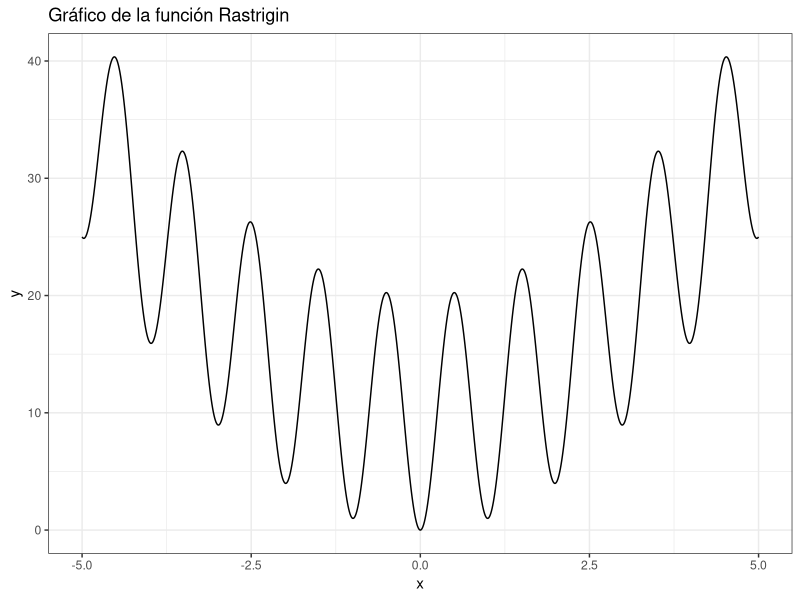
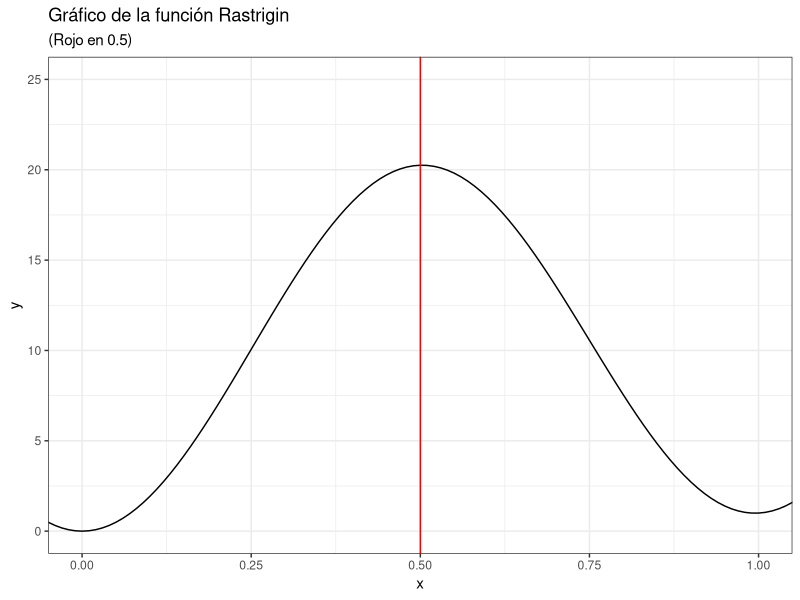
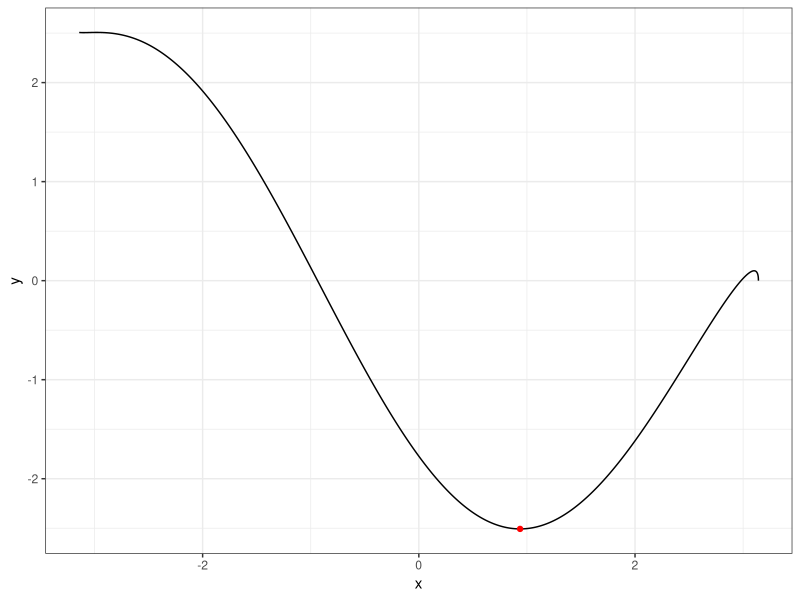
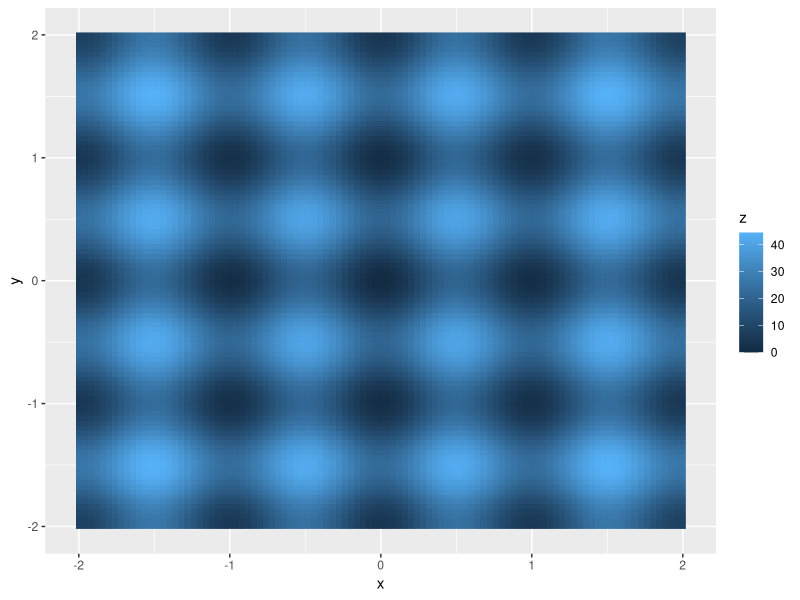
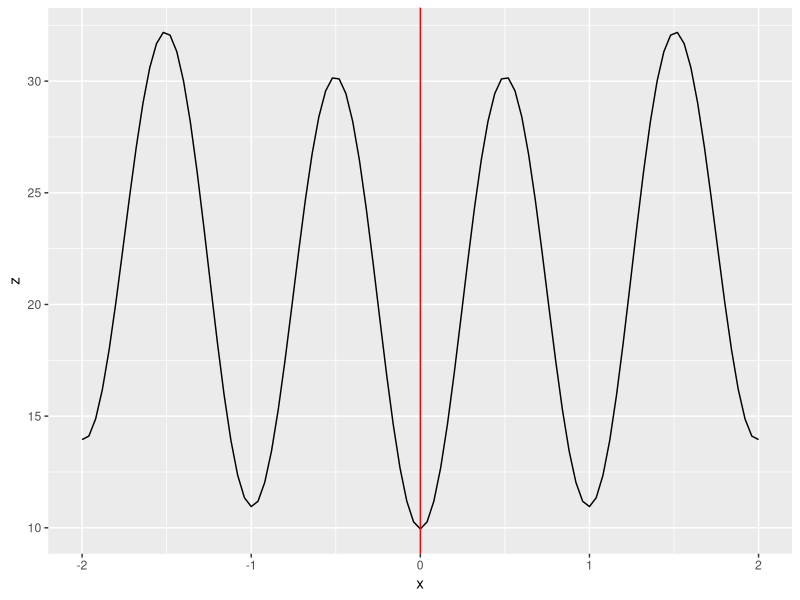

Reproduce these figures in R, in order.
## ---- chunk 1
knitr::opts_chunk$set(echo = TRUE)
library(dplyr)
library(ggplot2)
## ---- chunk 2
str(formals(optim))
## ---- chunk 3
rast_1 <- function(x)10 + (x^2 - 10 *cos(2*pi*x))
## ---- chunk 4
df1 <- data.frame(x = seq(-5,5,length.out = 1001)) %>% 
  mutate(y = rast_1(x))
## ---- chunk 5
df1 %>% 
  ggplot(aes(x,y)) + 
  geom_line() + 
  ggtitle('Gráfico de la función Rastrigin') + 
  theme_bw() #+ 
  #geom_vline(xintercept = 0.5,color = 'red')
## ---- chunk 6
l_1 <- optim(par = 0.5,fn = rast_1)
str(l_1)
## ---- chunk 7
df1 %>% 
  ggplot(aes(x,y)) + 
  geom_line() + 
  ggtitle('Gráfico de la función Rastrigin',
          subtitle = '(Rojo en 0.5)') +
  theme_bw() + 
  geom_vline(xintercept = 0.5,color = 'red') + 
  coord_cartesian(xlim = c(0,1),ylim = c(0,25))
## ---- chunk 8
l_brent <- optim(par = 0.5,fn = rast_1,
                 method = 'Brent',
                 lower = -5,upper = 5)
str(l_brent)
## ---- chunk 9
c_2 <- function(x){
  sqrt(pi - x)*cos(pi - x) + sqrt(x + pi) * sin(x + pi)
}
df2 <- data.frame(x = seq(-pi,pi,length.out = 10000)) %>% 
  mutate(y = c_2(x))

pl_2 <- ggplot(df2) + 
  geom_line(aes(x = x,y = y)) + 
  theme_bw()

opt_2 <- optim(par = pi/2,c_2,method = 'Brent',
               lower = -pi,upper = pi)

df_2.1 <- data.frame(x = opt_2$par,y = opt_2$value)
pl_2.1 <- pl_2 + 
  geom_point(data = df_2.1,aes(x,y),color = 'red')
## ---- chunk 10
pl_2.1
## ---- chunk 11
c_3 <- function(x,y){
  20 + x^2 + y^2 - 10*(cos(2*pi*x) + cos(2*pi*y))
}

s3 <- seq(-2,2,length.out = 101)

df3 <- expand.grid(x = s3,y = s3) %>% 
  rowwise() %>% 
  mutate(z = c_3(x,y)) %>% 
  ungroup()

pl_3 <- ggplot(df3,aes(x = x,y = y,fill = z)) + 
  geom_raster() # O puede usar geom_point
## ---- chunk 12
pl_3
## ---- chunk 13
fun_1 <- function(...){
  sum(...,na.rm = TRUE)
}
fun_1(1:5,NA,6:15)
## ---- chunk 14
opt_3 <- optim(par = 0.1,c_3,y = 0.76)
str(opt_3)
## ---- chunk 15
pl_3.1 <- df3 %>% 
  filter(abs(y - 0.76)<0.01) %>% 
  ggplot(aes(x,y=z)) + 
  geom_line() + 
  geom_vline(xintercept = opt_3$par,color = 'red')
## ---- chunk 16
pl_3.1
## ---- chunk 17
c_4 <- function(xy){c_3(xy[1],xy[2])}
opt_4 <- optim(par = c(0.2,0.2),c_4)
## ---- chunk 18
derivada_parcial <- function(xoy){
  2*xoy + 20*pi*sin(2*pi*xoy)
}

grad_4 <- function(xy){
  c(derivada_parcial(xy[1]),
    derivada_parcial(xy[2]))
}
## ---- chunk 19
opt_5 <- optim(par =c( 0.2,0.2),fn = c_4,
                gr = grad_4,method = 'CG')
str(opt_5)
## ---- chunk 20
opt_6 <- optim(par =c( 1,1),fn = c_4,
      gr = grad_4,
      method = 'L-BFGS-B',
      lower = c(-5,-5),upper = c(5,5))
str(opt_6)
## ---- chunk 21
flb <- function(x){ 
  p <- length(x) 
  sum(c(1, rep(4, p-1)) * (x - c(1, x[-p])^2)^2) 
}
## ---- chunk 22
opt_gen <- optim(rep(3, 25), fn = flb, 
                 gr = NULL, method = "L-BFGS-B",
                 lower = rep(1, 25), 
                 upper = rep(4, 25))
## ---- chunk 23
opt_gen 
## ---- chunk 24
restr_lin1 <- function(x){
  1/2*sum(x^4 - 16*x^2+5*x)
}
## ---- chunk 25
optim(par = rep(0,5),fn = restr_lin1,method = 'L-BFGS-B',
      lower = rep(-5,5),upper = rep(5,5))
## ---- chunk 26
mat_A <- matrix(data = c(1,1),nrow = 1)
const_c <- 2
constrOptim(theta = c(1.5,1.5),f = restr_lin1,grad = NULL,
            ui = mat_A,ci = const_c)
## ---- chunk 27
a1 <- diag(x = 1,nrow = 2)
a2 <- -a1
mat_A2 <- rbind(a1,a2,mat_A)
const_c2 <- c(-5,-5,-5,-5,const_c)
constrOptim(theta = c(1.5,1.5),f = restr_lin1,grad = NULL,
            ui = mat_A2,ci = const_c2)
## ---- chunk 28
mat_A3 <- rbind(mat_A2,c(1,-1))
const_c3 <- c(const_c2,1)
constrOptim(theta = c(2.6,1.5),f = restr_lin1,grad = NULL,
            ui = mat_A3,ci = const_c3)
